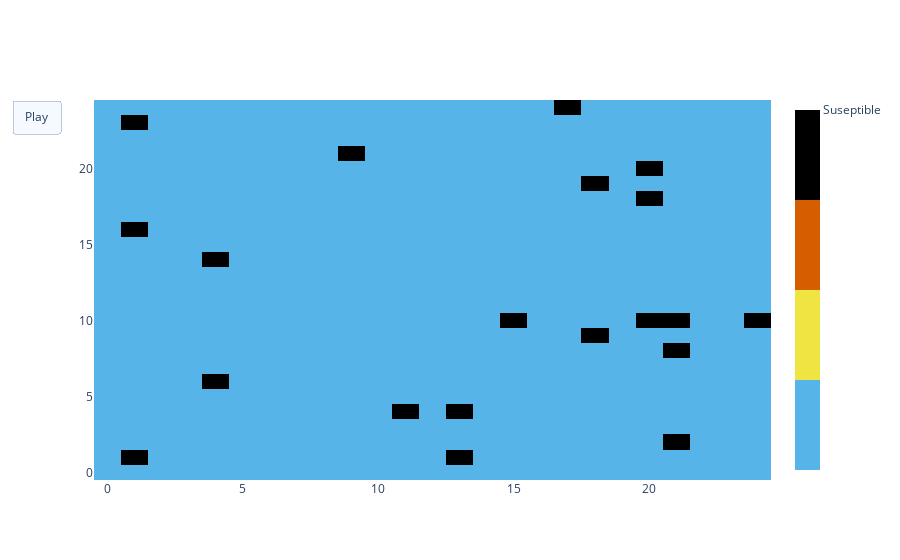

The code cell stored with this chart in its notebook:
### Code cell
#Plot simulation - do not worry about what is happening in code here, just what movie it makes
numerify = {'-': 0, 'S': 0.25, 'I': 0.5, 'R': 0.75}

legend_colors = [
    [0, "#56B4E9"],
    [0.25,  "#56B4E9"],
    [0.25, "#F0E442"],
    [0.5, "#F0E442"],
    [0.5, "#D55E00"],
    [0.75, "#D55E00"],
    [0.75, "#000000"],
    [1.0, "#000000"]
]

numbers = [0, 0.25, 0.5, 0.75]
names   = [' ', 'Suseptible', 'Infecious', 'Recovered']


# Numerify the cells for plotting
tissue_frames_numeric = []
for t in range(len(tissue_frames)):
    tissue_frames_numeric.append(tissue_frames[t].copy())
    for i in range(tissue_frames[t].shape[0]):
        for j in range(tissue_frames[t].shape[1]):
            tissue_frames_numeric[t][i][j] = numerify[tissue_frames[t][i][j]]
            
fig = go.Figure(data=go.Heatmap(z=tissue_frames_numeric[0], colorscale=legend_colors, colorbar=dict(tickvals=numbers, ticktext=names, thickness=25)),
               frames=[go.Frame(data=go.Heatmap(z=tissue_frames_numeric[i])) for i in range(len(tissue_frames_numeric))])
fig.update_layout(
    updatemenus=[
        dict(type="buttons", visible=True,
        buttons=[dict(label="Play", method="animate", args=[None])]
            )])
fig.show()

### Figure 1 — Plotly figure (JSON) as saved in the notebook; plotly's stock layout.template omitted (floating-point values rounded to 4 significant figures; data arrays with more than 128 entries replaced by an {"elided": "..."} marker saying what was removed)
{"data": [{"colorbar": {"thickness": 25, "ticktext": [" ", "Suseptible", "Infecious", "Recovered"], "tickvals": [0, 0.25, 0.5, 0.75]}, "colorscale": [[0, "#56B4E9"], [0.25, "#56B4E9"], [0.25, "#F0E442"], [0.5, "#F0E442"], [0.5, "#D55E00"], [0.75, "#D55E00"], [0.75, "#000000"], [1, "#000000"]], "type": "heatmap", "z": {"elided": "25x25 float values"}}], "layout": {"updatemenus": [{"buttons": [{"args": [null], "label": "Play", "method": "animate"}], "type": "buttons", "visible": true}]}}
